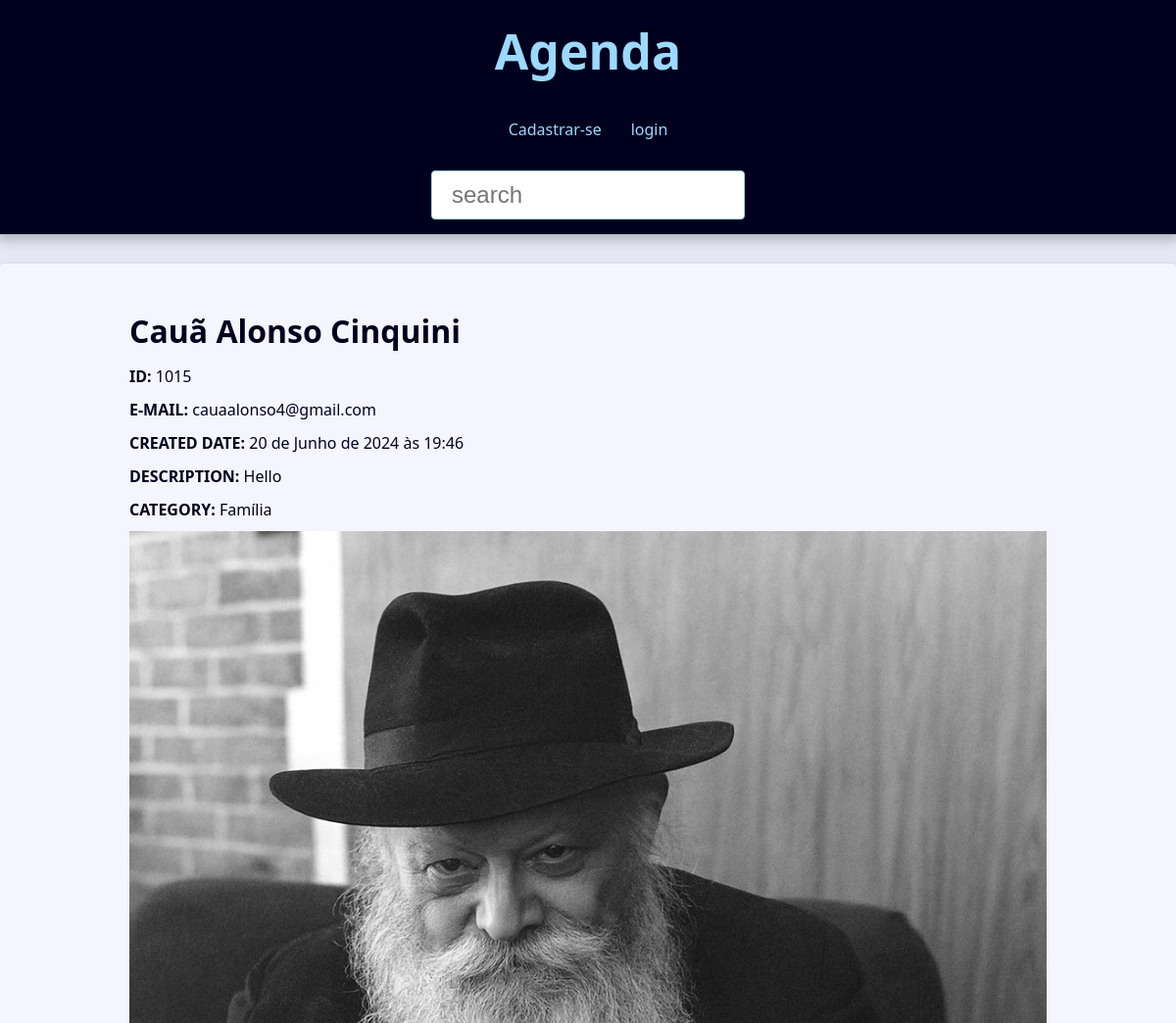
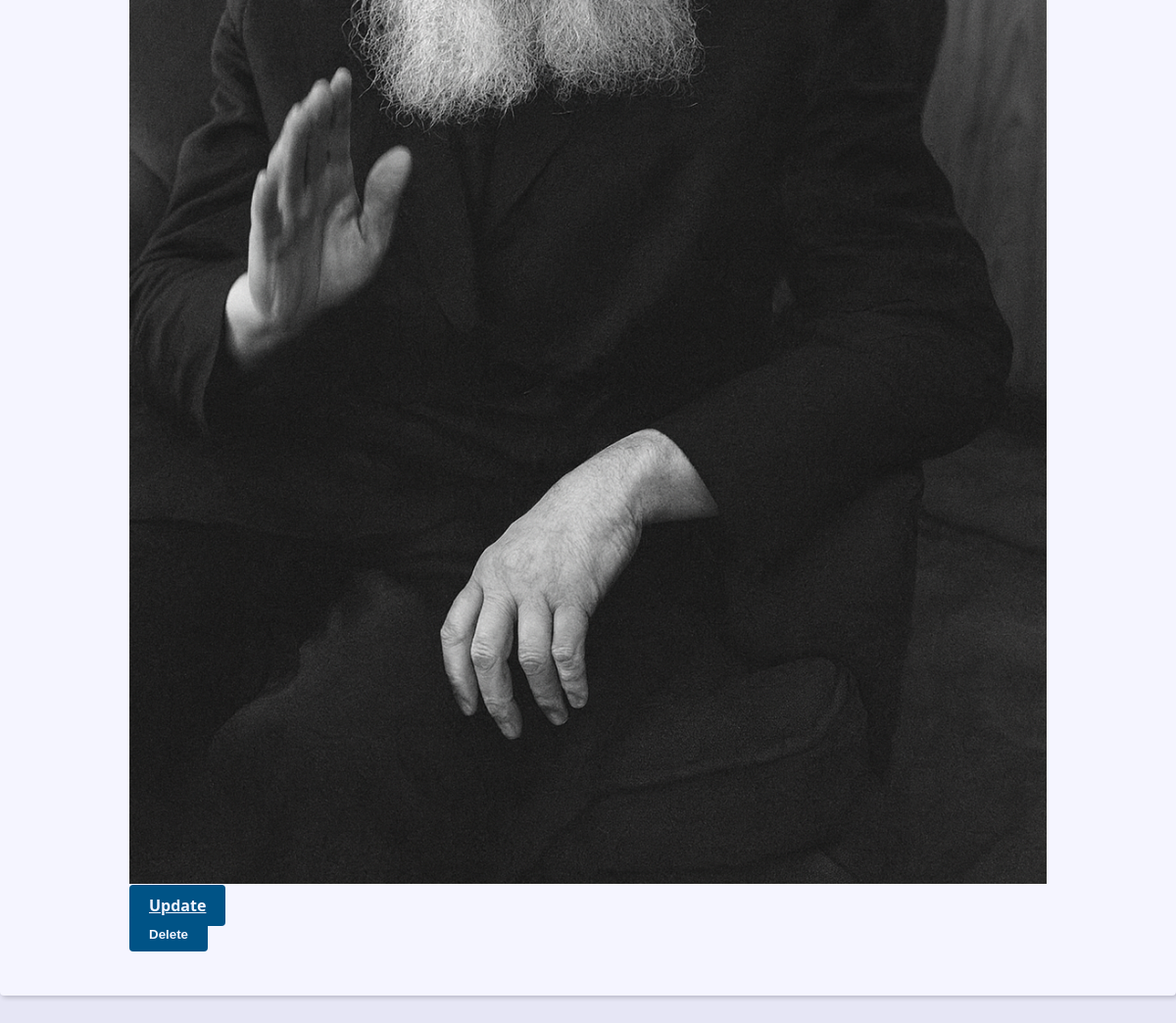
Page /contact/1015/detail/ on the committed database (2 pictures, top to bottom).
### contact/models.py (models this page shows, shortened)
class Contact(models.Model):
    first_name = models.CharField(max_length=50)
    last_name = models.CharField(max_length=50)
    phone = models.CharField(max_length=50)
    email = models.EmailField(max_length=254, blank=True)
    created_date = models.DateTimeField(default=timezone.now)
    description = models.TextField(blank=True)
    show = models.BooleanField(default=True)
    picture = models.ImageField(upload_to='pictures/%Y/%M', blank=True)
    category = models.ForeignKey(Category, on_delete=models.SET_NULL,
    blank=True, null=True)
    owner = models.ForeignKey(User, on_delete=models.SET_NULL,
    blank=True, null=True)

class Category(models.Model):
    class Meta:
        verbose_name = 'Category'
        verbose_name_plural = 'Categories'
    name =  models.CharField(max_length=50)

### contact/views/contacts_views.py (the view)
# urls.py: path('contact/<int:id_contact>/detail/', contact_views.contact, name='contact'),
def contact(request, id_contact):
    single_contact = get_object_or_404(Contact, pk=id_contact, show=True)
    context = {
        'contact': single_contact,
        'title': 'contato',
    }
    return render(
        request,
        'contacts/contacts.html',
        context,
)

### contact/templates/contacts/contacts.html (shortened to what this page needs)
{% extends "global/index.html" %}
{% block content %}
    <div class="single-contact">
        <h1 class="single-contact-name">
            {{contact.first_name}} {{contact.last_name}}
        </h1>
        <p><b>ID:</b> {{contact.id}}</p>
        <p><b>E-MAIL:</b> {{contact.email}}</p>
        <p><b>CREATED DATE:</b> {{contact.created_date}}</p>
        <p><b>DESCRIPTION:</b> {{contact.description}}</p>
        <p><b>CATEGORY:</b> {{contact.category.name}}</p>
        {% if contact.picture %}
            <p>
                <img src="{{ contact.picture.url }}" alt="{{ contact.first_name }} {{ contact.last_name }}">
            </p>
        {% endif %}
        <div class="contact-links">
            <a class="btn btn-link" href="{% url 'update' contact.id %}">Update</a>
            <form action="{% url 'delete' contact.id %}" method="POST">
                {% if confirmation == 'no' %}
                <input type="hidden" name="confirmation" value="yes">
                    <button class="btn btn-link btn-delete" type="submit">confirmar?</button>
                {% else %}
                    <button class="btn btn-link btn-delete" type="submit">Delete</button>
                {% endif %}
            </form>
        </div>
    </div>
{% endblock content %}

### contact/static/css/style.css (style rules this page uses)
:root { --spacing: 1.5rem; --link-dark-color: rgb(0, 83, 134); --link-light-color: rgb(156, 217, 255); --clr-white: rgb(245, 245, 255); --clr-black: rgb(0, 0, 30); --clr-light-gray: rgb(230, 230, 245); --clr-dark-shadow-5: rgba(0, 0, 10, 5%); --clr-dark-shadow-10: rgba(0, 0, 10, 10%); --clr-dark-shadow-20: rgba(0, 0, 10, 20%); --clr-light-shadow-5: rgba(200, 200, 255, 5%); --clr-light-shadow-10: rgba(200, 200, 255, 10%); --clr-light-shadow-20: rgba(200, 200, 255, 20%); --main-page-width: 120rem; --table-min-width: 60rem; --biggest-font-size: 5rem; --bigger-font-size: 4rem; --big-font-size: 3.2rem; --medium-font-size: 2.4rem; --small-font-size: 1.6rem; --smaller-font-size: 1.4rem; --smallest-font-size: 1.2rem; --transition-fast: 300ms; --transition-medium: 600ms; --transition-slow: 1s; --default-border-radius: 4px; }
*, *::before, *::after { margin: 0; padding: 0; box-sizing: border-box; }
html { font-size: 62.5%; }
body { font-family: system-ui, -apple-system, BlinkMacSystemFont, 'Segoe UI', Roboto, Oxygen, Ubuntu, Cantarell, 'Open Sans', 'Helvetica Neue', sans-serif; line-height: 1.5; font-size: var(--small-font-size); color: var(--clr-black); -webkit-font-smoothing: antialiased; background: var(--clr-light-gray); }
img, svg { display: block; max-width: 100%; }
@media (min-width: 600px) { .single-contact { max-width: 80%; margin: calc(var(--spacing) * 2) auto; } }
.single-contact h1 { margin: 1rem 0; }
.single-contact p { margin: 1rem 0; }
.btn { background-color: var(--link-dark-color); color: var(--clr-white); font-weight: bold; border: none; padding: 1rem 2rem; border-radius: var(--default-border-radius); cursor: pointer; transition: filter var(--transition-fast) ease-in-out; }

### rows in the picture
Contact: first_name "Cauã", last_name "Alonso Cinquini", id "1015", email "cauaalonso4@gmail.com", created_date "20 de Junho de 2024 às 19:46", description "Hello", category.name "Família", picture (picture)
